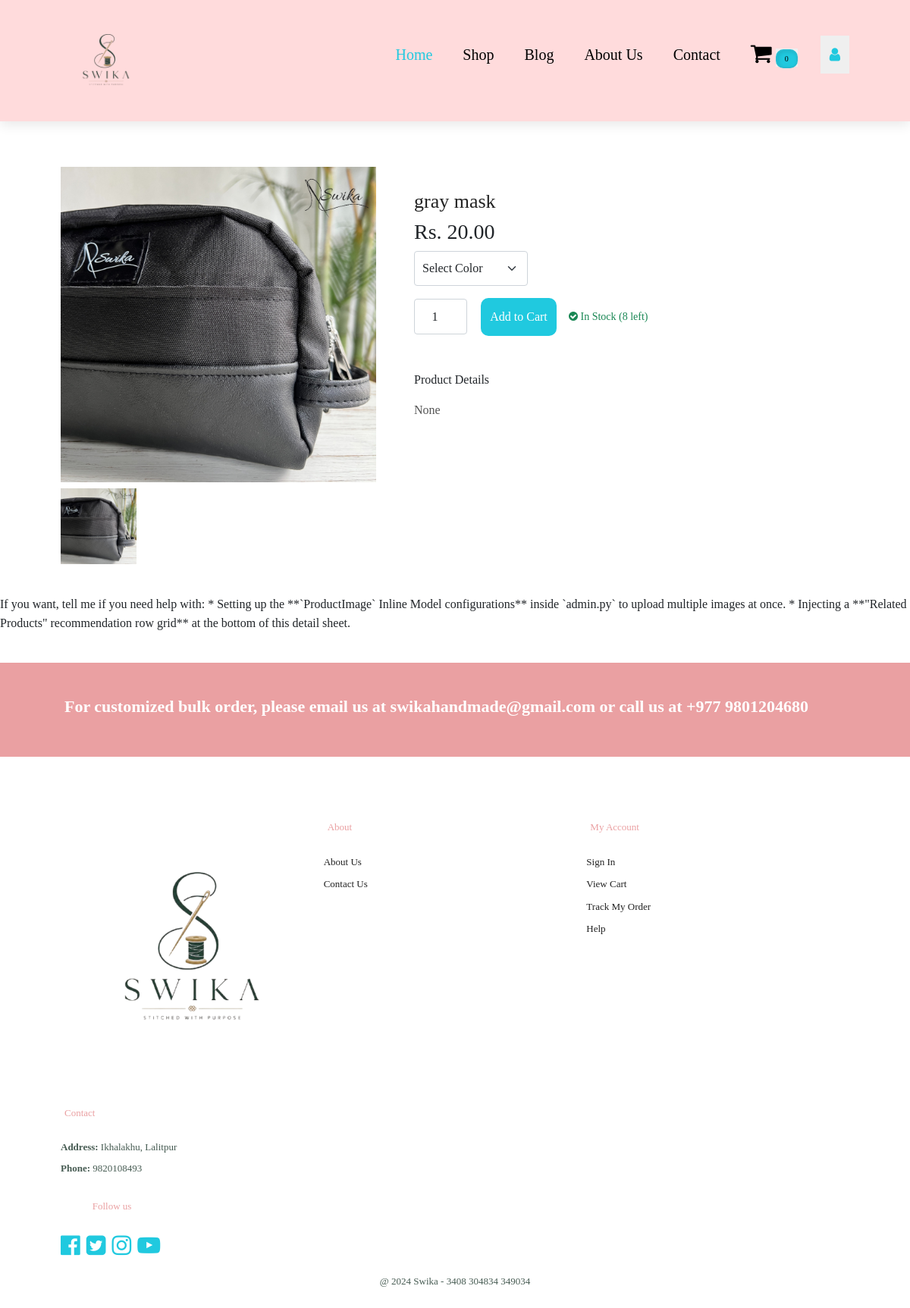
The page /product/2/ on the database as committed earlier.
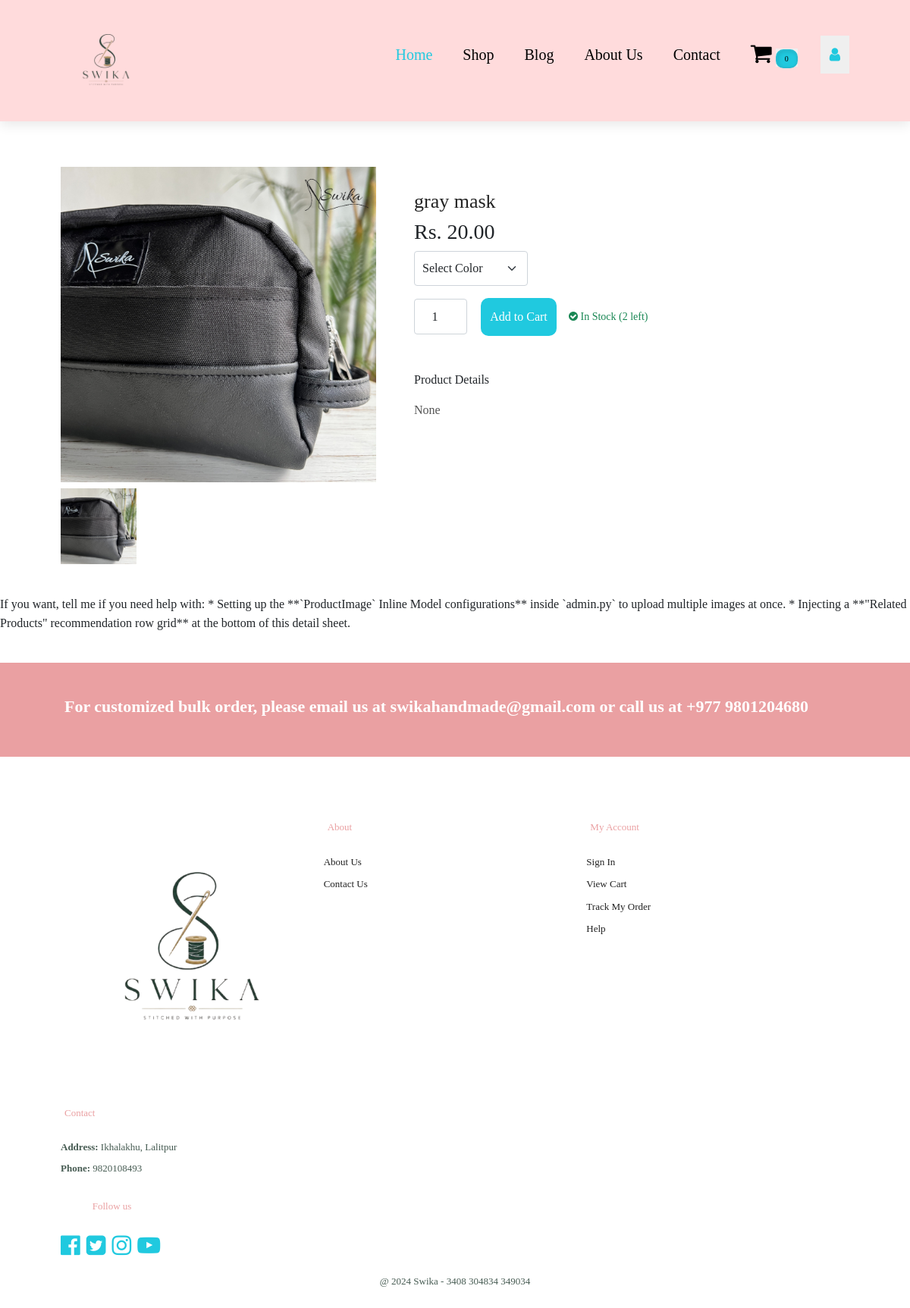
The same page on the database as committed later.
### home/models.py (models this page shows, shortened)
class Product(models.Model):
    name = models.CharField(max_length=50)
    price = models.DecimalField(default=0, decimal_places=2, max_digits=7)
    category = models.ForeignKey(Category, on_delete=models.CASCADE, default=1)
    description = models.CharField(max_length=250, default='', blank=True, null=True)
    image = models.ImageField(upload_to='uploads/product/')
    stock_quantity = models.IntegerField(default=10, help_text="Available stock items count")
    is_sale = models.BooleanField(default=False)
    sale_price = models.DecimalField(default=0, decimal_places=2, max_digits=7)

### home/views.py (the view)
# urls.py: path('product/<int:pk>/', views.product, name='product'), # Added trailing slash for consistency
def product(request, pk):
    product_obj = get_object_or_404(Product, id=pk)
    extra_carousel_images = product_obj.images.all()
    return render(request, 'singleproduct.html', {'product': product_obj, 'carousel_images': extra_carousel_images})

### cart/cart.py (called while the page is built)
    def __len__(self):
        return sum(self.cart.values())

### cart/context_processor.py (called while the page is built)
def cart(request):
    return {'cart': Cart(request)}

### home/templates/singleproduct.html (shortened to what this page needs)
{% extends 'base.html' %}
{% load static %}
{% block content %}
<section id="header">
  <a href="{% url 'home' %}"><img src="{% static '/img/swika.png' %}" class="logo" alt="logo"></a>
  <div>
    <ul id="navbar">
      <li><a class="active" href="{% url 'home' %}">Home</a></li>
      <li><a href="{% url 'category_summary' %}">Shop</a></li>
      <li><a href="{% url 'blog' %}">Blog</a></li>
      <li><a href="{% url 'about' %}">About Us</a></li>
      <li><a href="{% url 'contact' %}">Contact</a></li>
      <li id="lg-bag">
        <a href="{% url 'cart_summary' %}">
          <i style="font-size: 30px;" class="fa fa-shopping-cart" aria-hidden="true"></i>
        </a>
        <button><span class="quantity nav-cart-badge-class" id="cart_quantity">{{ cart|length }}</span></button>
      </li>
      {% if user.is_authenticated %}
      <div class="dropydown">
        <button>{{ user.username }}</button>
        <div class="dropdown-menu">
          <a href="{% url 'update_profile' %}" class="dropdown-items">Profile</a>
          <form method="POST" action="{% url 'logout' %}" style="margin: 0;">
            {% csrf_token %}
            <a href="#" onclick="event.preventDefault(); this.parentElement.submit();" class="dropdown-items">Logout</a>
          </form>
        </div>
      </div>
      {% else %}
      <div class="dropydown">
        <button><i class="fa fa-user" aria-hidden="true"></i></button>
      </div>
      {% endif %}
    </ul>
  </div>
</section>
<section id="productdetails" class="section-p1">
   <div class="single-pro-image">
     <img src="{{ product.image.url }}" width="100%" id="BigImg" alt="{{ product.name }}" />
      <div class="small-img-group" style="display: flex; justify-content: space-between; margin-top: 8px;">
         <div class="small-img-col" style="flex-basis: 24%; cursor: pointer;">
           <img src="{{ product.image.url }}" width="100%" class="smallimg" alt="Main View" />
         </div>
      </div>
   </div>
    <div class="single-pro-details">
      <h2>{{ product.name }}</h2>
      <h3>
        Rs. {% if product.sale_price > 0 %}{{ product.sale_price }}{% else %}{{ product.price }}{% endif %}
      </h3>
      <select class="form-select mb-3" style="max-width: 150px; padding: 10px; border-radius: 4px;">
         <option>Select Color</option>
      </select>
      <div class="d-flex align-items-center gap-2 mb-4">
          <input type="number" value="1" id="qty-cart" min="1" max="{{ product.stock_quantity }}" class="form-control text-center" style="width: 70px; padding: 10px;">
          {% if product.stock_quantity > 0 %}
              <button class="active" type="button" value="{{ product.id }}" id="add-cart">Add to Cart</button>
              <div class="ms-2"><span class="text-success small fw-semibold"><i class="fa fa-check-circle" aria-hidden="true"></i> In Stock ({{ product.stock_quantity }} left)</span></div>
          {% else %}
              <button class="btn btn-secondary" disabled style="cursor: not-allowed; padding: 12px 30px; border-radius: 4px;">Out of Stock</button>
              <div class="ms-2"><span class="badge bg-danger text-white">Sold Out</span></div>
          {% endif %}
      </div>
      <br>
      <h6>Product Details</h6>
      <span style="line-height: 1.6; color: #555; display: inline-block; margin-top: 10px;">{{ product.description }}</span>
  </div>
</section>
<FollowUp>
If you want, tell me if you need help with:
* Setting up the **`ProductImage` Inline Model configurations** inside `admin.py` to upload multiple images at once.
* Injecting a **"Related Products" recommendation row grid** at the bottom of this detail sheet.
</FollowUp>
{% endblock %}

Rows that differ between the two databases and show on the page:
changed Product "gray mask": stock_quantity "8" → "2"
